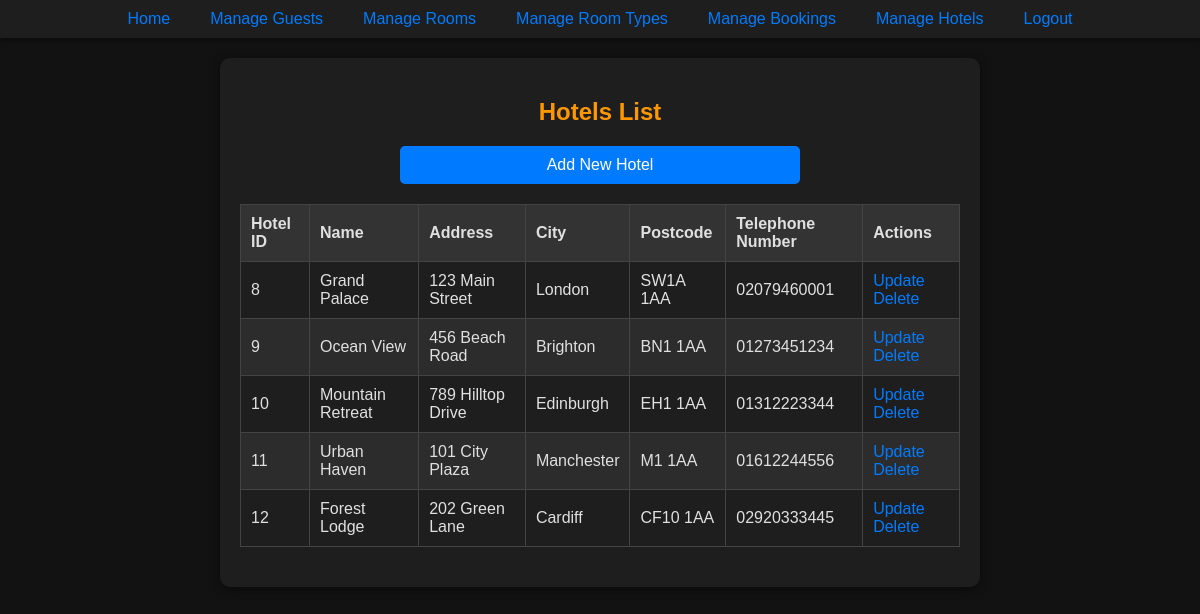
The page /php/viewHotels.php (signed in) on the database its author committed.
### tables this page shows
CREATE TABLE Hotel (
    hotelID INTEGER PRIMARY KEY AUTOINCREMENT,
    hotelName VARCHAR(50) NOT NULL,
    hotelAddress VARCHAR(50) NOT NULL,
    city VARCHAR(50) NOT NULL,
    postcode VARCHAR(20) NOT NULL,
    hotel_telNo VARCHAR(20) NOT NULL
);

### php/viewHotels.php (the view, shortened to what this page needs)
<?php
include '../components/NavBar.php';
try {
    $stmt = $pdo->query('SELECT * FROM Hotel');
    $hotels = $stmt->fetchAll(PDO::FETCH_ASSOC);
} catch (PDOException $e) {
    echo 'Database error: ' . $e->getMessage();
    exit;
}
?>
<!DOCTYPE html>
<html lang="en">
<head>
    <link rel="stylesheet" href="../css/styles.css">
</head>
<body>
    <div class="form-container">
        <h2 class="center-text">Hotels List</h2>
        <div class="center-text" style="margin-bottom: 20px;">
            <a href="createHotelPage.php" class="form-button half-width-button">Add New Hotel</a>
        </div>
        <table>
            <thead>
                <tr>
                    <th>Hotel ID</th>
                    <th>Name</th>
                    <th>Address</th>
                    <th>City</th>
                    <th>Postcode</th>
                    <th>Telephone Number</th>
                    <th>Actions</th>
                </tr>
            </thead>
            <tbody>
                <?php foreach ($hotels as $hotel): ?>
                    <tr>
                        <td><?= htmlspecialchars($hotel['hotelID']) ?></td>
                        <td><?= htmlspecialchars($hotel['hotelName']) ?></td>
                        <td><?= htmlspecialchars($hotel['hotelAddress']) ?></td>
                        <td><?= htmlspecialchars($hotel['city']) ?></td>
                        <td><?= htmlspecialchars($hotel['postcode']) ?></td>
                        <td><?= htmlspecialchars($hotel['hotel_telNo']) ?></td>
                        <td>
                            <a href="updateHotelPage.php?hotelID=<?= $hotel['hotelID'] ?>">Update</a>
                            <a href="deleteHotel.php?hotelID=<?= $hotel['hotelID'] ?>" onclick="return confirm('Are you sure you want to delete this hotel?')">Delete</a>
                        </td>
                    </tr>
                <?php endforeach; ?>
            </tbody>
        </table>
    </div>
</body>
</html>

### css/styles.css (style rules this page uses)
body { background-color: #121212; color: #e0e0e0; font-family: Arial, sans-serif; margin: 0; padding: 0; }
.center-text { text-align: center; }
.form-container { background-color: #1e1e1e; padding: 20px; margin: 20px auto; border-radius: 10px; width: 60%; box-shadow: 0 2px 10px rgba(0, 0, 0, 0.5); }
h2 { text-align: center; color: #ff9800; margin-bottom: 20px; }
button, .form-button { flex: 2; background-color: #007bff; color: #ffffff; border: none; padding: 10px 20px; border-radius: 5px; cursor: pointer; transition: background-color 0.3s, transform 0.2s; display: block; margin: 20px auto 0 auto; width: 50%; }
table { width: 100%; border-collapse: collapse; margin: 20px 0; }
thead { background-color: #333333; color: #e0e0e0; }
td, th { padding: 10px; text-align: left; border: 1px solid #444444; }
tr:nth-child(even) { background-color: #2c2c2c; }
a { color: #007bff; text-decoration: none; }

### rows shown on the page
hotel: hotelID "8", hotelName "Grand Palace", hotelAddress "123 Main Street", city "London", postcode "SW1A 1AA", hotel_telNo "02079460001"
hotel: hotelID "9", hotelName "Ocean View", hotelAddress "456 Beach Road", city "Brighton", postcode "BN1 1AA", hotel_telNo "01273451234"
hotel: hotelID "10", hotelName "Mountain Retreat", hotelAddress "789 Hilltop Drive", city "Edinburgh", postcode "EH1 1AA", hotel_telNo "01312223344"
hotel: hotelID "11", hotelName "Urban Haven", hotelAddress "101 City Plaza", city "Manchester", postcode "M1 1AA", hotel_telNo "01612244556"
hotel: hotelID "12", hotelName "Forest Lodge", hotelAddress "202 Green Lane", city "Cardiff", postcode "CF10 1AA", hotel_telNo "02920333445"
